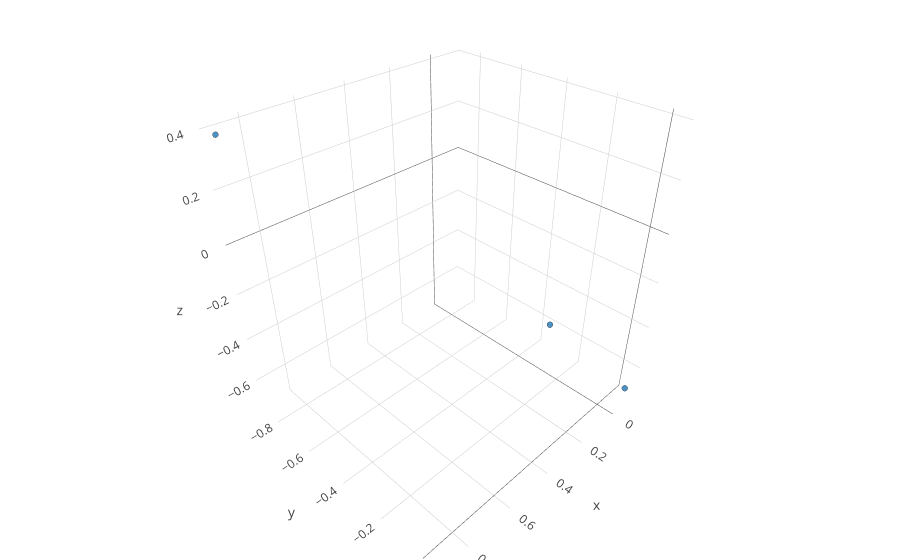

The code cell stored with this chart in its notebook:
### Code cell
import plotly.plotly as py
import plotly.graph_objs as go
from plotly.offline import download_plotlyjs, init_notebook_mode, plot, iplot, iplot_mpl

init_notebook_mode(connected=True)

grb = go.Scatter3d(
        x=x_g,
        y=y_g,
        z=z_g,
        name='grb',
        mode='markers',
        marker=dict(
            size=2,
            line=dict(
                #color='red',
                colorscale='Viridis',
                width=0.9
            ),
            opacity=0.8
        )
    )
  

data = [grb]
layout = go.Layout(
    margin=dict(
        l=0,
        r=0,
        b=0,
        t=0
    )
)
fig = go.Figure(data=data, layout=layout)
iplot(fig, filename='GRB coordinates')

### Figure 1 — Plotly figure (JSON) as saved in the notebook; plotly's stock layout.template omitted (floating-point values rounded to 4 significant figures)
{"data": [{"marker": {"line": {"colorscale": "Viridis", "width": 0.9}, "opacity": 0.8, "size": 2}, "mode": "markers", "name": "grb", "type": "scatter3d", "x": [0.8977, -0.1188, 0.09561], "y": [-0.8838, 0.04209, -0.194], "z": [0.3817, -0.7056, -0.3972]}], "layout": {"margin": {"b": 0, "l": 0, "r": 0, "t": 0}}}
